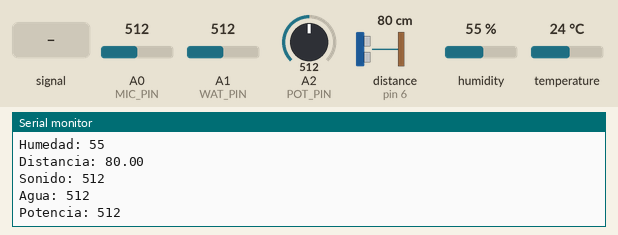
This sketch was run on a simulated Arduino Uno, built with avr-gcc and run on an emulated ATmega328P. Parts: the last lines printed to the serial monitor. Inputs (shaded band) come from the test bench; at power-on: distance to the obstacle (sensor on pin 6) 80 cm, humidity 55 %, A0 (MIC_PIN) = 512, A1 (WAT_PIN) = 512, A2 (POT_PIN) = 512, temperature 24 °C. The echo pulse lasts 58.3 µs per cm; no radio packets arrive unless stated.

Above: at 1.6 s.
1.7 s: A0 (MIC_PIN) fed a 200 Hz sine of ±81 counts around its level
3.2 s: distance to the obstacle (sensor on pin 6) set to 2 cm
At 4.3 s:
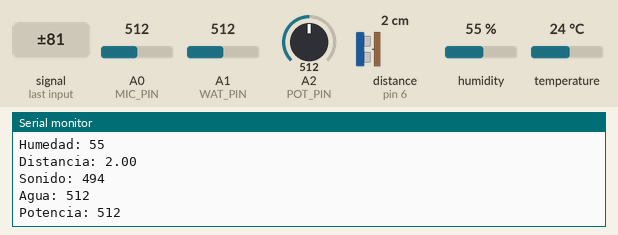
4.7 s: humidity set to 22 %
At 5.2 s:
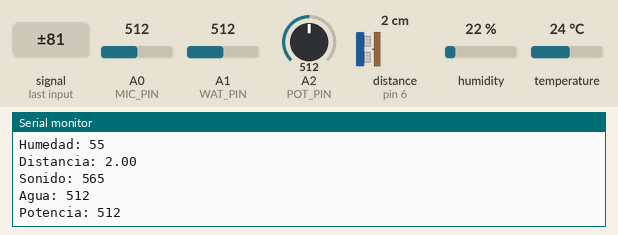
6.2 s: A0 (MIC_PIN) set to 716
At 7.6 s:
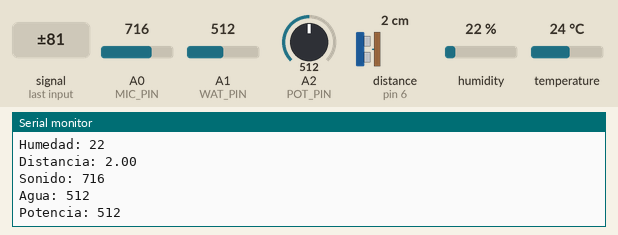
7.7 s: A1 (WAT_PIN) set to 716
At 8.7 s:
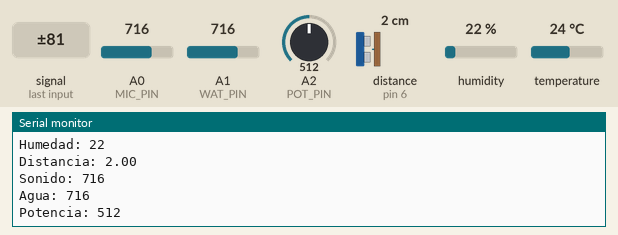
9.2 s: A2 (POT_PIN) set to 716
At 10.4 s:
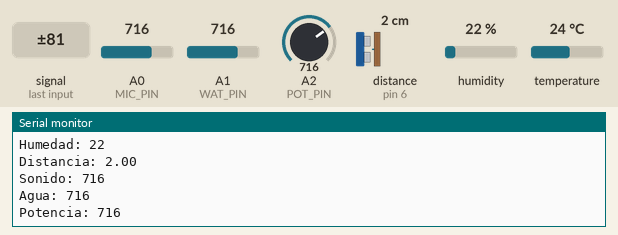
Timing chart, 0 to 11.7 s (numbered marks = the images above; inputs shaded):
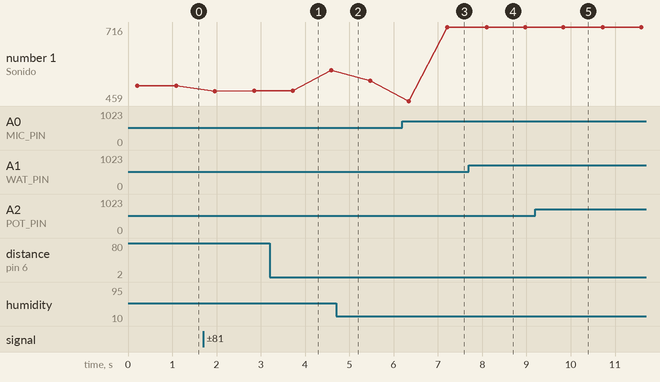

Measured:
- after the input at 3.2 s, the serial monitor: prints a new line after 0.46 s (image 1)
- after the input at 6.2 s, the serial monitor: prints a new line after 1.0 s (image 3)
- after the input at 7.7 s, the serial monitor: prints a new line after 0.46 s (image 4)
- after the input at 9.2 s, the serial monitor: prints a new line after 0.76 s (image 5)
- plotted number 1: 512 → 495 after the input at 1.7 s, 495 → 565 after the input at 3.2 s, 529 → 716 after the input at 6.2 s

The sketch:

Transmisor.ino
```cpp
#include <SoftwareSerial.h>
#include <DHT.h>
#include <DHT_U.h>
#include <EasyUltrasonic.h>
#include <RH_ASK.h>
#include <SPI.h>

#define TRIG_PIN 5
#define ECHO_PIN 6
#define DHT_PIN 7
#define MIC_PIN A0
#define WAT_PIN A1
#define POT_PIN A2

RH_ASK askTx;

float TEMPERATURA;
int HUMEDAD;
float DISTANCIA;
int SONIDO;
int AGUA;
long POTENCIA;

DHT dht(DHT_PIN, DHT11);
EasyUltrasonic ultrasonic;

String temperaturaString;
String humedadString;
String distanciaString;
String sonidoString;
String aguaString;
String potenciaString;

void setup(){
  Serial.begin(9600);
  ultrasonic.attach(TRIG_PIN, ECHO_PIN);
  dht.begin();
  askTx.init();
}

void loop(){
  TEMPERATURA = dht.readTemperature();
  HUMEDAD = dht.readHumidity();
  DISTANCIA = ultrasonic.getDistanceCM();
  SONIDO = analogRead(MIC_PIN);
  AGUA = analogRead(WAT_PIN);
  POTENCIA = analogRead(POT_PIN);

  char buf1[8];
  Serial.print("Temperatura: ");
  Serial.println(TEMPERATURA);
  temperaturaString="t "+String(TEMPERATURA,2);
  temperaturaString.toCharArray(buf1, sizeof(buf1));
  askTx.send((uint8_t *)buf1, strlen(buf1));
  askTx.waitPacketSent();

  char buf2[8];
  Serial.print("Humedad: ");
  Serial.println(HUMEDAD);
  humedadString = "h "+String(HUMEDAD);
  humedadString.toCharArray(buf2, sizeof(buf2));
  askTx.send((uint8_t *)buf2, strlen(buf2));
  askTx.waitPacketSent();

  char buf3[8];
  Serial.print("Distancia: ");
  Serial.println(DISTANCIA);
  distanciaString = "d " + String(DISTANCIA);
  distanciaString.toCharArray(buf3, sizeof(buf3));
  askTx.send((uint8_t *)buf3, strlen(buf3));
  askTx.waitPacketSent();

  char buf4[8];
  Serial.print("Sonido: ");
  Serial.println(SONIDO);
  sonidoString = "s " + String(SONIDO);
  sonidoString.toCharArray(buf4, sizeof(buf4));
  askTx.send((uint8_t *)buf4, strlen(buf4));
  askTx.waitPacketSent();

  char buf5[8];
  Serial.print("Agua: ");
  Serial.println(AGUA);
  aguaString = "a " + String(AGUA);
  aguaString.toCharArray(buf5, sizeof(buf5));
  askTx.send((uint8_t *)buf5, strlen(buf5));
  askTx.waitPacketSent();

  char buf6[8];
  Serial.print("Potencia: ");
  Serial.println(POTENCIA);
  potenciaString = "p " + String(POTENCIA);
  potenciaString.toCharArray(buf6, sizeof(buf6));
  askTx.send((uint8_t *)buf6, strlen(buf6));
  askTx.waitPacketSent();

  delay(500);

}
```
